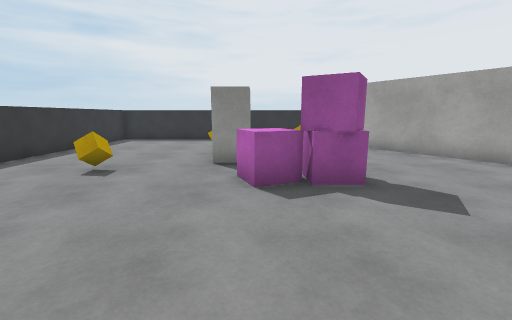
[1] (above)

17 first-person views from a walk through a Unity game level. The camera is 1.3 m above the floor, tilts 10° down and sees 90° across. The floor is counted in squares, 1 m on a side. Each view is taken from the middle of a square. On the plan, view 1 faces up. The plan holds only what a view shows up to about 13 squares ahead; the rest is blank. The player character is not drawn. Surface patterns are stand-ins for the level's own textures.

[2]
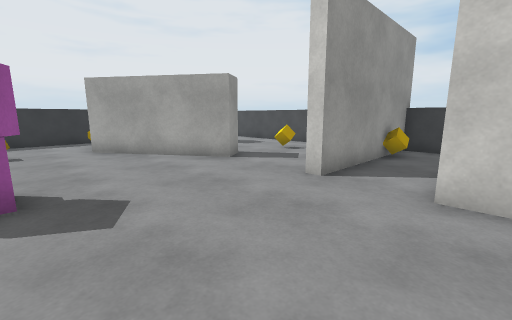

[3]
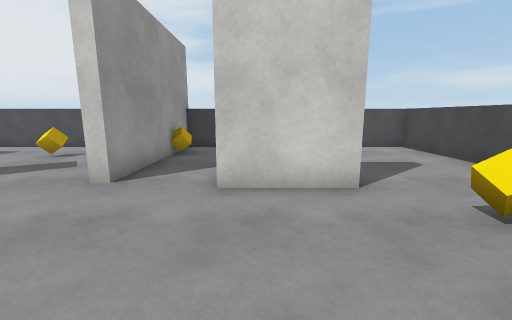

[4]
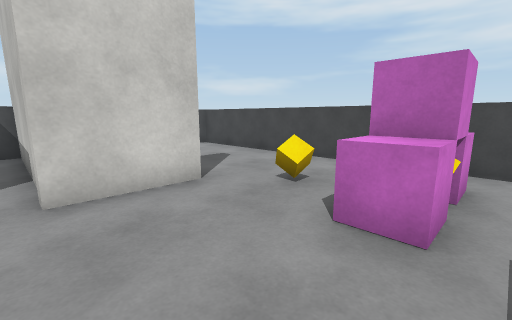

[5]
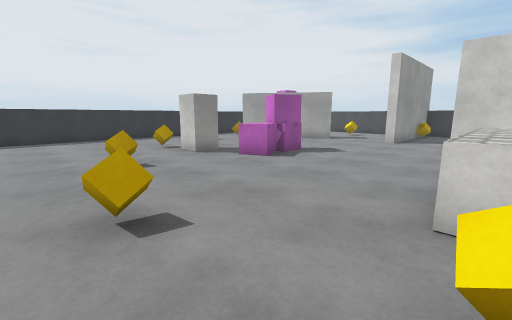

[6]
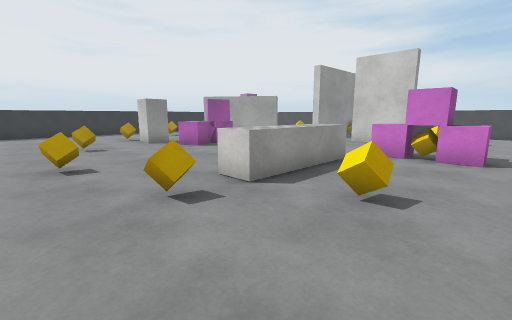

[7]
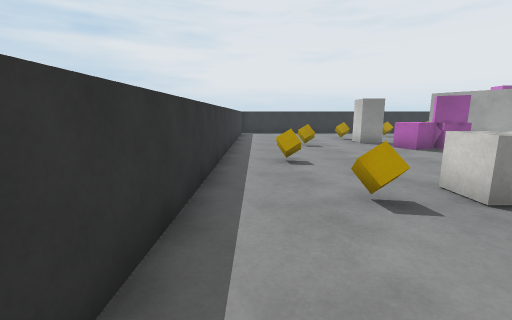

[8]
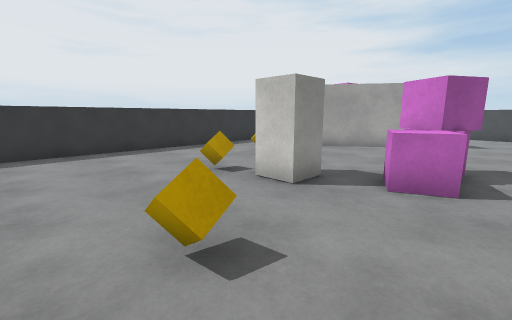

[9]
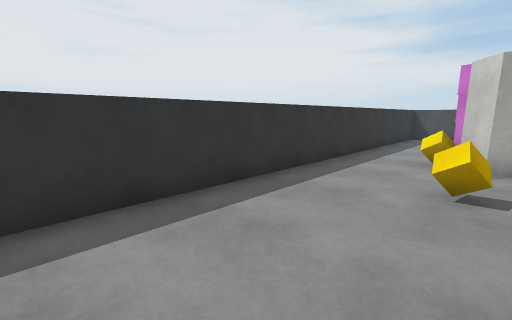

[10]
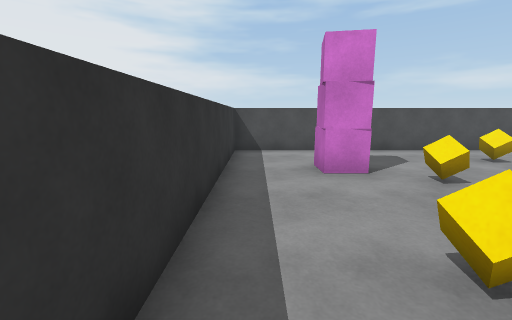

[11]
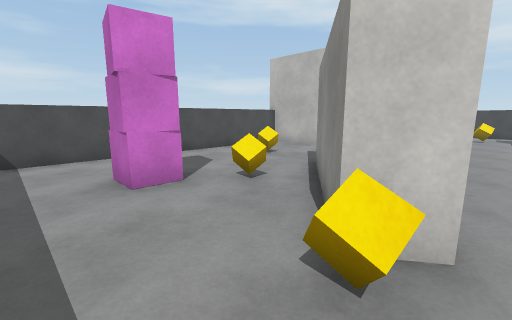

[12]
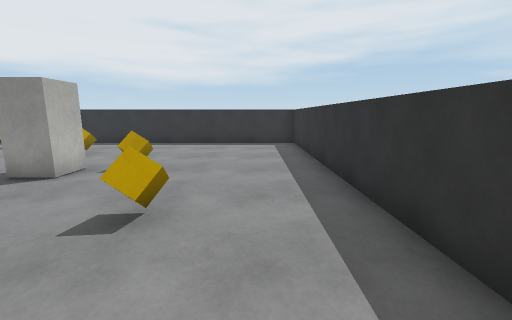

[13]
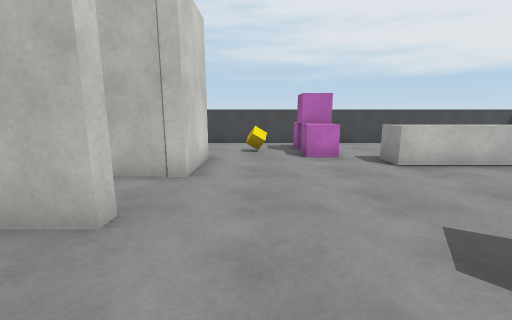

[14]
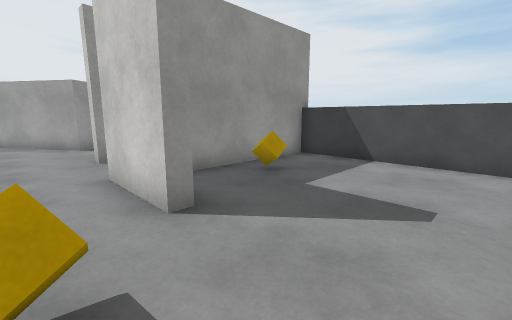

[15]
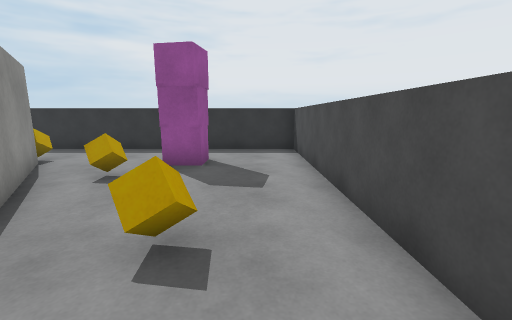

[16]
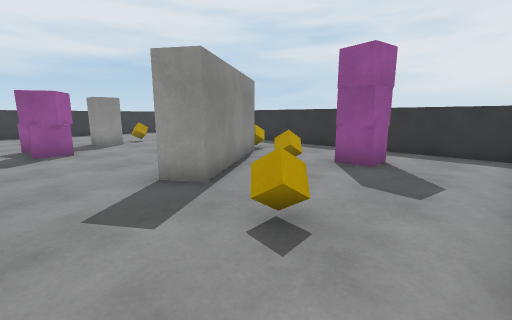

[17]
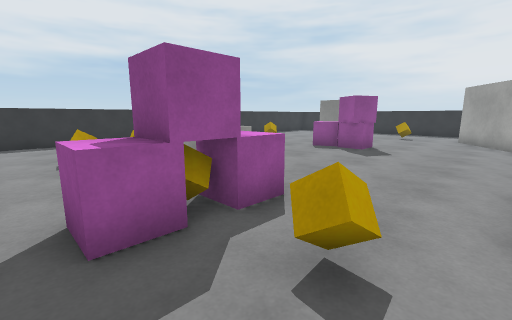

### Floor plan
Points are (right, up) in squares from view 1. A wall is a line through its corners. A room is listed if a view was taken in it or the views show most of it. See-through windows are left out.
Room 1 (views 1, 2, 3, 4, 5, 6, 7, 8, 9, 10, 11, 12, 13, 14, 15, 16, 17)
walls: (7, 6.2) (4.2, 10.3) (5.1, 10.9) (7.9, 6.7) (7, 6.2); (9.9, 3.2) (12.8, 3.2); (7, -1.9) (6.5, -1.9) (6.5, 0.7) (12.5, 0.6) (12.5, 2.9); (12.5, 3.2) (12.5, 13.8) (-7, 13.8) (-7, -5.1); (12.8, 2.8) (6.8, 2.8) (6.8, 3.2) (7.9, 3.2); (12.8, 0.2) (8, 0.2); (-7, -6.1) (12.5, -6.1) (12.5, 0.2)
low walls: (-1.6, -0.5) (1.3, -0.5) (1.3, -1.5) (-2.7, -1.5) (-2.7, -0.4)
objects: cube (-5, 2); cube (-4, -1); cube (-4, 6); cube (-2, -3); block (-1, 7) to (0, 8); cube (-1, 9); cube (0, 5) to (1, 6); cube (1, 5) to (2, 6); cube (2, 6); cube (2, 10); cube (3, -4); cube (3, -3); cube (3, -2); cube (5, -3); cube (8, 9); cube (9, 11) to (10, 11); cube (10, -1); cube (10, 6)

Positions as (right, up) in squares from view 1, and headings:
1: (0, 0), facing up
2: (2, 0), facing up-right
3: (2, 0), facing right
4: (2, 1), facing down-right
5: (-6, -1), facing up-right
6: (-6, -5), facing up-right
7: (-6, -5), facing up
8: (-5, 4), facing up-right
9: (-3, 10), facing up-right
10: (3, 13), facing right
11: (4, 13), facing down-right
12: (5, 12), facing left
13: (5, 6), facing down
14: (5, -5), facing up-right
15: (11, 4), facing up
16: (12, 4), facing up-left
17: (6, -5), facing up-left
